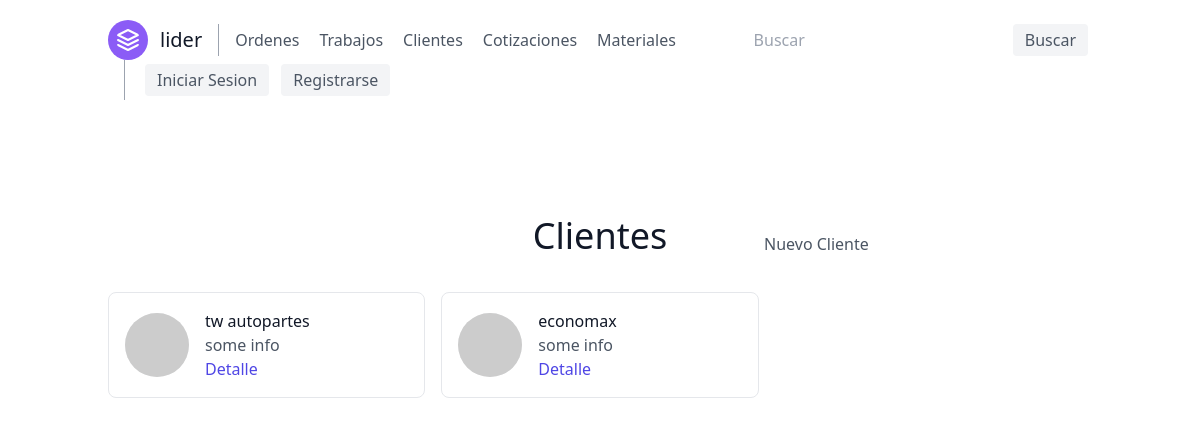
/clientes/, run on an earlier commit of the app's database.
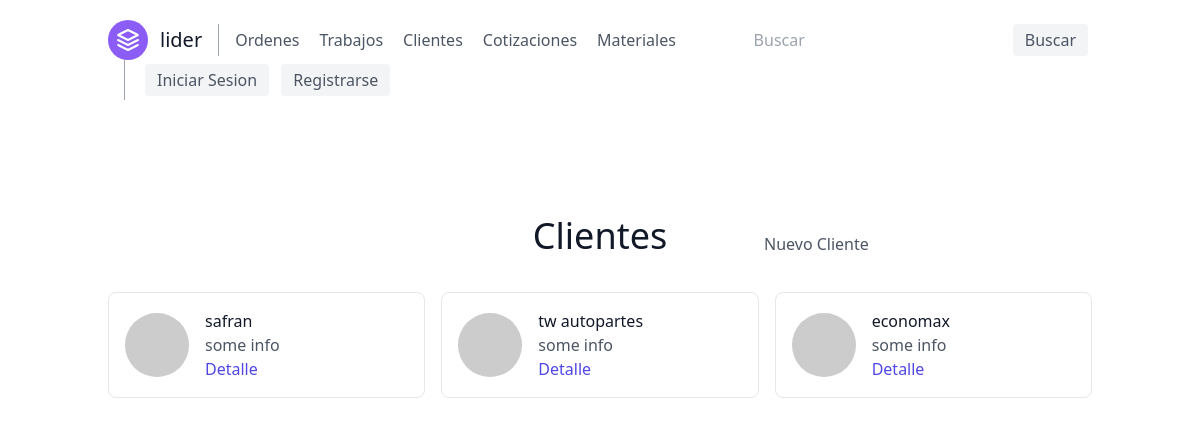
And on a later commit of the database.
### orders/models.py (models this page shows, shortened)
class Customer(models.Model):
    name_company = models.CharField(verbose_name='Nombre/Empresa', max_length=50)
    email = models.EmailField(verbose_name='Correo', null=True)
    phone_number = models.CharField(verbose_name='Telefono', max_length=10, validators=[RegexValidator(r'^\d{1,10}$')])
    address = models.CharField(verbose_name='Domicilio', max_length=100, null=True)
    shipping = models.BooleanField(verbose_name='Entrega a domicilio')

### customers/views.py (the view)
# urls.py: path('', CustomersView.as_view(), name='customers'),
class CustomersView(ListView):
    model = Customer
    template_name = 'customers/customers.html'
    ordering = ['-id']
    paginate_by = 5

### customers/templates/customers/customers.html
{% extends 'base.html' %}
{% block content %}
    <section class="text-gray-600 body-font">
        <div class="container px-5 py-24 mx-auto">
            <div class="grid grid-cols-3 text-center w-full mb-5">
                <p></p>
                <h1 class="sm:text-4xl text-3xl font-medium title-font mb-4 text-gray-900">Clientes</h1>
                <a class="grid content-center justify-start" href="{% url 'customers-create' %}">Nuevo Cliente</a>
            </div>
            <div class="flex flex-wrap -m-2">
                {% for customer in customer_list %}
                    <div class="p-2 lg:w-1/3 md:w-1/2 w-full">
                        <div class="h-full flex items-center border-gray-200 border p-4 rounded-lg">
                            <img alt="team"
                                 class="w-16 h-16 bg-gray-100 object-cover object-center flex-shrink-0 rounded-full mr-4"
                                 src="https://dummyimage.com/80x80">
                            <div class="flex-grow">
                                <h2 class="text-gray-900 title-font font-medium">{{ customer.name_company }}</h2>
                                <p>some info</p>
                                <a href="{% url 'customer-detail' customer.pk %}"
                                   class="text-indigo-600 hover:text-blue-500">Detalle</a>
                            </div>
                        </div>
                    </div>
                {% endfor %}
            </div>
        </div>
    </section>
{% endblock content %}

What changed in the data, as far as the page shows it:
added Customer: name_company "safran"
